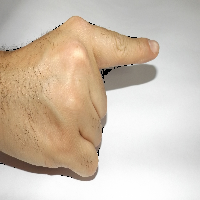
#> input picture shadows_out.png, 200 x 200 px, given as the content of the folder data, which was not available
$ jupyter execute --allow-errors Hand-Gesture-Recognition-System.ipynb   (text cells are left out)
#> lines starting #> are read from the running program, lines starting #| are printed output that depends on the picture; after the words box and inside, x2 and y2 are one past the last pixel; in counts of white or black regions, pixels touching at a corner belong together; pictures that were not available may be replaced by others from this repository, and a replacement may not be noted
#> further down, temp is the input picture: PIL image 200x200 RGB; mean R, G, B 207.8, 193.1, 176.9
#> (reads Models/SVC_Model94.pkl from the repository)
### Preprocessing_Utils/preprocessing_utils.py
#!/usr/bin/env python
# coding: utf-8

# ### All imports

# In[2]:


import numpy as np
import cv2 as cv


# ### Image preprocessing

# ##### resizing -> grayscale -> normalization

# In[1]:


def image_preprocessing(img_path):
#> called with img_path = 'data/shadows_out.png'
    target_size = (200, 200)
    # Load the image
    image = cv.imread(img_path)

    # Resize the image to the target size
    resized_img = cv.resize(image, target_size)

    # Convert the resized image to grayscale
    gray_img = cv.cvtColor(resized_img, cv.COLOR_BGR2GRAY)
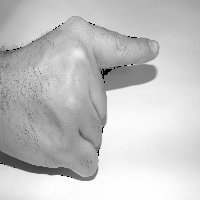
#> gray_img: shape (200, 200); min 0, max 255, mean 195.7

    # Normalize the pixel values to be between 0 and 1
    # normalized_img  = gray_img / 255.0
    normalized_img = (gray_img - np.min(gray_img)) * 255.0 / (np.max(gray_img) - np.min(gray_img))

    return resized_img, gray_img, normalized_img    # return the original and the preprocessed images


# #### Image Segmentation

# In[2]:


def image_segmentation(img):
    # Apply Gaussian blur to remove noise (optional)
    img = cv.GaussianBlur(img, (5, 5), 0)
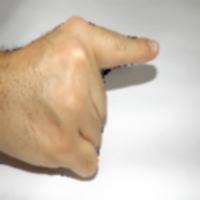
#> img: shape (200, 200, 3); mean of channels 0, 1, 2 176.9, 193.1, 207.8; drawn as B, G, R

    hsvim = cv.cvtColor(img, cv.COLOR_BGR2HSV)
#> hsvim: shape (200, 200, 3); mean H, S, V 20.6, 41.3, 208
    lower = np.array([0, 48, 80], dtype = "uint8")
    upper = np.array([20, 255, 255], dtype = "uint8")
    skinRegionHSV = cv.inRange(hsvim, lower, upper)
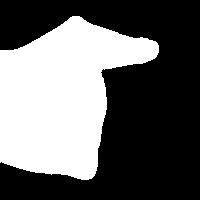
#> skinRegionHSV: shape (200, 200); 39.9% white; 1 white region, box (x1, y1, x2, y2) and area: (0, 16, 159, 180) 15978
    ret,thresh = cv.threshold(skinRegionHSV,0,255,cv.THRESH_BINARY+cv.THRESH_OTSU)
#> ret = 0

    return thresh


# ### Morphological Operations

# In[3]:


def morphological_operations(img):
    # Define the kernel for morphological operations
    kernel = np.ones((5,5),np.uint8)

    # Perform dilation operation on the image
    dilated_img = cv.dilate(img, kernel, iterations=1)
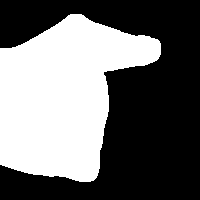
#> dilated_img: shape (200, 200); 42.7% white; 1 white region, box (x1, y1, x2, y2) and area: (0, 14, 161, 182) 17083

    # Perform erosion operation on the image
    eroded_img = cv.erode(img, kernel, iterations=1)
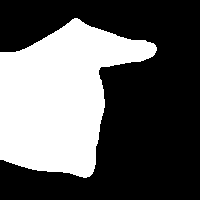
#> eroded_img: shape (200, 200); 37.2% white; 1 white region, box (x1, y1, x2, y2) and area: (0, 18, 157, 178) 14888

    # Perform opening operation on the image
    opening_img = cv.morphologyEx(img, cv.MORPH_OPEN, kernel)
#> opening_img: shape (200, 200); 39.9% white; 1 white region, box (x1, y1, x2, y2) and area: (0, 16, 159, 180) 15972

    # Perform closing operation on the image
    closing_img = cv.morphologyEx(img, cv.MORPH_CLOSE, kernel)
#> closing_img: shape (200, 200); 40% white; 1 white region, box (x1, y1, x2, y2) and area: (0, 16, 159, 180) 15981

    return closing_img


# ### Canny Edge Detection

# In[4]:


def canny_edge_detection(img):
    # Apply Gaussian blur to reduce noise in the image
    img_blur = cv.GaussianBlur(img, (5,5), 0)
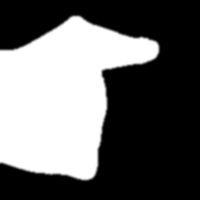
#> img_blur: shape (200, 200); min 0, max 255, mean 101.9

    # Perform Canny edge detection
    edges = cv.Canny(img_blur, 100, 200)
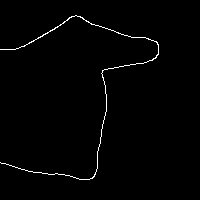
#> edges: shape (200, 200); 1.2% white in thin lines or dots, all inside (x1, y1, x2, y2) = (0, 15, 159, 180)

    return edges


# In[ ]:


# [37 lines left out: functions display_histogram, preprocessing, not called in this run]


# In[6]:


def create_py():
    get_ipython().system('jupyter nbconvert --to script preprocessing_utils.ipynb')


# In[7]:


# [2 lines that do not run on import are left out]


# In[ ]:

### Feature_Extraction_Utils/feature_extraction_utils.py
#!/usr/bin/env python
# coding: utf-8

# ### All Imports

# In[ ]:


import numpy as np
import cv2 as cv
import pandas as pd


# ### Edge Of Oriented Histogram

# In[1]:


def EOH(img):
    # Compute the gradient magnitude and direction using Sobel operators
    dx = cv.Sobel(img, cv.CV_32F, 1, 0)
    dy = cv.Sobel(img, cv.CV_32F, 0, 1)
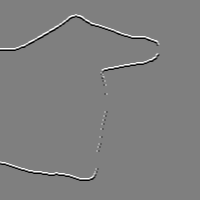
#> dy: shape (200, 200) float32; min -1020, max 1020, mean 0; drawn with min black and max white
    mag, angle = cv.cartToPolar(dx, dy, angleInDegrees=True)
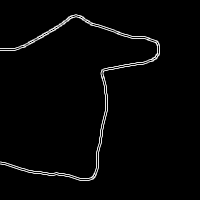
#> mag: shape (200, 200) float32; min 0, max 1140.4, mean 25.4; drawn with min black and max white
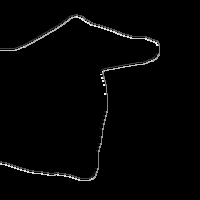
#> angle: shape (200, 200) float32; min 0, max 341.6, mean 5.5; drawn with min black and max white

    # Define the number of histogram bins and range
    hist_bins = 9
    hist_range = (0, 180)

    # Compute the histogram of gradient orientations for each cell of a 4x4 grid
    cell_size = (img.shape[0] // 4, img.shape[1] // 4)
#> cell_size = (50, 50)
    hog_descriptor = np.zeros((4, 4, hist_bins))
    for i in range(4):
        for j in range(4):
            cell_mag = mag[i*cell_size[0]: (i+1)*cell_size[0], j*cell_size[1]: (j+1)*cell_size[1]]
            cell_angle = angle[i*cell_size[0]: (i+1)*cell_size[0], j*cell_size[1]: (j+1)*cell_size[1]]
            hist, _ = np.histogram(cell_angle, bins=hist_bins, range=hist_range, weights=cell_mag)
            hog_descriptor[i, j] = hist
#> cell_angle: shape (50, 50) float32; every value is 0

    # Flatten the descriptor to obtain a feature vector for the entire image
    hog_descriptor = hog_descriptor.flatten()
#> hog_descriptor = 144 values, max 35390.2 at index 90, min 0 at index 1, mean 4108.2

    # Normalize the feature vector using L2 normalization
    hog_descriptor /= np.linalg.norm(hog_descriptor)
#> hog_descriptor = 144 values, max 0.324 at index 90, min 0 at index 1, mean 0.0377

    return hog_descriptor


# In[ ]:


# [18 lines left out: functions saving_csv, feature_extraction, not called in this run]


# In[2]:


def create_py():
    get_ipython().system('jupyter nbconvert --to script feature_extraction_utils.ipynb')


# In[3]:


# [2 lines that do not run on import are left out]


# In[ ]:

### Hand-Gesture-Recognition-System.ipynb
[cell 1]
import os
import time
from PIL import Image, ImageFilter
from Preprocessing_Utils import preprocessing_utils
from Feature_Extraction_Utils import feature_extraction_utils
from Classification_Utils import classification_utils
from pickle import load

[cell 2]
directory = 'data'
images_paths = []
corrupted=0
for filename in os.listdir(directory):
    img = os.path.join(directory, filename)

    if not (img.endswith(".JPG") or img.endswith(".jpg")) and not (img.endswith(".png") or img.endswith(".PNG")):          # in case of desktop.ini file or any other file
          continue

    try:
        temp = Image.open(img)
    except (IOError, SyntaxError) as e:   # in case of corrupted images
        print('Bad file:', e)
        corrupted+=1
        continue
    images_paths.append(img)
print("Total number of images = ", len(images_paths))
print("Number of corrupted images  = ", corrupted)
#> (the rest of this cell did not finish here and is left out)

[cell 3]
mdl = load(open('Models/SVC_Model94.pkl', 'rb'))

predictions = []
elapsed_time = []
for img_path in images_paths:
    start = time.time()

    resized, gray, norm = preprocessing_utils.image_preprocessing(img_path)
    segmented_img = preprocessing_utils.image_segmentation(resized)
    noise_removal = preprocessing_utils.morphological_operations(segmented_img)
    edges = preprocessing_utils.canny_edge_detection(noise_removal)
    features = feature_extraction_utils.EOH(edges)
#> features has the same summary as hog_descriptor in EOH
    y_pred = mdl.predict([features])

    end = time.time()

    predictions.append(y_pred)
    elapsed_time.append(end - start)

[cell 4]
file1 = open("results.txt","w")
for i in range(len(predictions)):
    file1.write(predictions[i][0] + "\n")
#> this loop made 1 pass
file1.close()

[cell 5]
file2 = open("time.txt","w")
for i in range(len(elapsed_time)):
    file2.write(str(round(elapsed_time[i], 3)) + "\n")
file2.close()

[cell 6]
def create_py():
    !jupyter nbconvert --to script Hand-Gesture-Recognition-System.ipynb

[cell 7]
if __name__ == '__main__':
    create_py()
